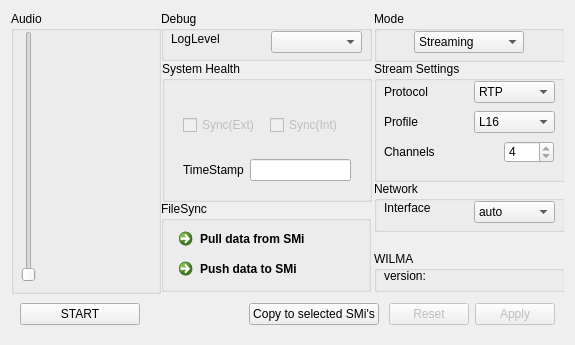
<?xml version="1.0" encoding="UTF-8"?>
<ui version="4.0">
 <class>SMconfig</class>
 <widget class="QDialog" name="SMconfig">
  <property name="geometry">
   <rect>
    <x>0</x>
    <y>0</y>
    <width>571</width>
    <height>345</height>
   </rect>
  </property>
  <property name="windowTitle">
   <string>SMi-settings of ...</string>
  </property>
  <property name="modal">
   <bool>true</bool>
  </property>
  <layout class="QVBoxLayout" name="verticalLayout_2">
   <property name="spacing">
    <number>0</number>
   </property>
   <item>
    <widget class="QWidget" name="frameConfig" native="true">
     <property name="sizePolicy">
      <sizepolicy hsizetype="Preferred" vsizetype="Preferred">
       <horstretch>0</horstretch>
       <verstretch>0</verstretch>
      </sizepolicy>
     </property>
     <property name="autoFillBackground">
      <bool>false</bool>
     </property>
     <layout class="QHBoxLayout" name="horizontalLayout_3">
      <property name="spacing">
       <number>0</number>
      </property>
      <property name="margin">
       <number>0</number>
      </property>
      <item>
       <widget class="QGroupBox" name="frameAudio">
        <property name="sizePolicy">
         <sizepolicy hsizetype="Minimum" vsizetype="Preferred">
          <horstretch>0</horstretch>
          <verstretch>0</verstretch>
         </sizepolicy>
        </property>
        <property name="minimumSize">
         <size>
          <width>150</width>
          <height>0</height>
         </size>
        </property>
        <property name="maximumSize">
         <size>
          <width>150</width>
          <height>16777215</height>
         </size>
        </property>
        <property name="title">
         <string>Audio</string>
        </property>
        <widget class="QSlider" name="gainFader">
         <property name="geometry">
          <rect>
           <x>10</x>
           <y>20</y>
           <width>16</width>
           <height>251</height>
          </rect>
         </property>
         <property name="orientation">
          <enum>Qt::Vertical</enum>
         </property>
        </widget>
        <widget class="qsynthMeter" name="meter" native="true">
         <property name="geometry">
          <rect>
           <x>30</x>
           <y>20</y>
           <width>101</width>
           <height>251</height>
          </rect>
         </property>
        </widget>
       </widget>
      </item>
      <item>
       <widget class="QWidget" name="frameMid" native="true">
        <property name="minimumSize">
         <size>
          <width>213</width>
          <height>0</height>
         </size>
        </property>
        <property name="maximumSize">
         <size>
          <width>213</width>
          <height>16777215</height>
         </size>
        </property>
        <widget class="QGroupBox" name="frameState">
         <property name="geometry">
          <rect>
           <x>1</x>
           <y>50</y>
           <width>210</width>
           <height>141</height>
          </rect>
         </property>
         <property name="minimumSize">
          <size>
           <width>210</width>
           <height>0</height>
          </size>
         </property>
         <property name="title">
          <string>System Health</string>
         </property>
         <layout class="QVBoxLayout" name="verticalLayout">
          <item>
           <widget class="statemeter" name="statemeter" native="true"/>
          </item>
          <item>
           <widget class="QWidget" name="frameSync" native="true">
            <layout class="QHBoxLayout" name="horizontalLayout">
             <item>
              <widget class="QCheckBox" name="stateSyncExt">
               <property name="enabled">
                <bool>false</bool>
               </property>
               <property name="text">
                <string>Sync(Ext)</string>
               </property>
               <property name="checkable">
                <bool>true</bool>
               </property>
               <property name="checked">
                <bool>false</bool>
               </property>
              </widget>
             </item>
             <item>
              <widget class="QCheckBox" name="stateSyncInt">
               <property name="enabled">
                <bool>false</bool>
               </property>
               <property name="text">
                <string>Sync(Int)</string>
               </property>
               <property name="checkable">
                <bool>true</bool>
               </property>
              </widget>
             </item>
            </layout>
           </widget>
          </item>
          <item>
           <widget class="QWidget" name="frameTimestamp" native="true">
            <layout class="QGridLayout" name="gridLayout">
             <item row="0" column="0">
              <widget class="QLabel" name="label_timestamp">
               <property name="text">
                <string>TimeStamp</string>
               </property>
              </widget>
             </item>
             <item row="0" column="1">
              <widget class="QLineEdit" name="timestamp">
               <property name="frame">
                <bool>true</bool>
               </property>
               <property name="alignment">
                <set>Qt::AlignRight|Qt::AlignTrailing|Qt::AlignVCenter</set>
               </property>
               <property name="readOnly">
                <bool>true</bool>
               </property>
               <property name="placeholderText">
                <string notr="true"/>
               </property>
              </widget>
             </item>
            </layout>
           </widget>
          </item>
         </layout>
        </widget>
        <widget class="QGroupBox" name="frameFileSync">
         <property name="geometry">
          <rect>
           <x>0</x>
           <y>190</y>
           <width>210</width>
           <height>91</height>
          </rect>
         </property>
         <property name="minimumSize">
          <size>
           <width>210</width>
           <height>90</height>
          </size>
         </property>
         <property name="title">
          <string>FileSync</string>
         </property>
         <widget class="QCommandLinkButton" name="pullButton">
          <property name="geometry">
           <rect>
            <x>10</x>
            <y>20</y>
            <width>181</width>
            <height>31</height>
           </rect>
          </property>
          <property name="sizePolicy">
           <sizepolicy hsizetype="Fixed" vsizetype="Fixed">
            <horstretch>0</horstretch>
            <verstretch>0</verstretch>
           </sizepolicy>
          </property>
          <property name="text">
           <string>Pull data from SMi</string>
          </property>
         </widget>
         <widget class="QCommandLinkButton" name="pushButton">
          <property name="enabled">
           <bool>true</bool>
          </property>
          <property name="geometry">
           <rect>
            <x>10</x>
            <y>50</y>
            <width>181</width>
            <height>31</height>
           </rect>
          </property>
          <property name="sizePolicy">
           <sizepolicy hsizetype="Fixed" vsizetype="Fixed">
            <horstretch>0</horstretch>
            <verstretch>0</verstretch>
           </sizepolicy>
          </property>
          <property name="text">
           <string>Push data to SMi</string>
          </property>
         </widget>
        </widget>
        <widget class="QGroupBox" name="frameDebug">
         <property name="geometry">
          <rect>
           <x>0</x>
           <y>0</y>
           <width>211</width>
           <height>50</height>
          </rect>
         </property>
         <property name="title">
          <string>Debug</string>
         </property>
         <widget class="QComboBox" name="debugLevel">
          <property name="geometry">
           <rect>
            <x>110</x>
            <y>20</y>
            <width>91</width>
            <height>22</height>
           </rect>
          </property>
         </widget>
         <widget class="QLabel" name="label_debugLevel">
          <property name="geometry">
           <rect>
            <x>10</x>
            <y>20</y>
            <width>61</width>
            <height>16</height>
           </rect>
          </property>
          <property name="text">
           <string>LogLevel</string>
          </property>
         </widget>
        </widget>
       </widget>
      </item>
      <item>
       <widget class="QWidget" name="frameMode" native="true">
        <property name="minimumSize">
         <size>
          <width>190</width>
          <height>0</height>
         </size>
        </property>
        <property name="maximumSize">
         <size>
          <width>190</width>
          <height>16777215</height>
         </size>
        </property>
        <widget class="QGroupBox" name="frameStreamSettings">
         <property name="geometry">
          <rect>
           <x>0</x>
           <y>50</y>
           <width>191</width>
           <height>121</height>
          </rect>
         </property>
         <property name="title">
          <string>Stream Settings</string>
         </property>
         <widget class="QComboBox" name="streamProtocol">
          <property name="geometry">
           <rect>
            <x>100</x>
            <y>20</y>
            <width>81</width>
            <height>22</height>
           </rect>
          </property>
          <item>
           <property name="text">
            <string>RTP</string>
           </property>
          </item>
         </widget>
         <widget class="QLabel" name="label_streamProtocol">
          <property name="geometry">
           <rect>
            <x>10</x>
            <y>20</y>
            <width>52</width>
            <height>22</height>
           </rect>
          </property>
          <property name="text">
           <string>Protocol</string>
          </property>
         </widget>
         <widget class="QLabel" name="label_streamProfile">
          <property name="geometry">
           <rect>
            <x>10</x>
            <y>50</y>
            <width>52</width>
            <height>22</height>
           </rect>
          </property>
          <property name="text">
           <string>Profile</string>
          </property>
         </widget>
         <widget class="QLabel" name="label_streamChannels">
          <property name="geometry">
           <rect>
            <x>10</x>
            <y>80</y>
            <width>52</width>
            <height>22</height>
           </rect>
          </property>
          <property name="text">
           <string>Channels</string>
          </property>
         </widget>
         <widget class="QSpinBox" name="streamChannels">
          <property name="geometry">
           <rect>
            <x>130</x>
            <y>80</y>
            <width>50</width>
            <height>22</height>
           </rect>
          </property>
          <property name="minimum">
           <number>4</number>
          </property>
          <property name="maximum">
           <number>4</number>
          </property>
         </widget>
         <widget class="QComboBox" name="streamProfile">
          <property name="geometry">
           <rect>
            <x>100</x>
            <y>50</y>
            <width>81</width>
            <height>22</height>
           </rect>
          </property>
          <item>
           <property name="text">
            <string>L16</string>
           </property>
          </item>
         </widget>
        </widget>
        <widget class="QGroupBox" name="frameWILMA">
         <property name="geometry">
          <rect>
           <x>0</x>
           <y>240</y>
           <width>191</width>
           <height>41</height>
          </rect>
         </property>
         <property name="layoutDirection">
          <enum>Qt::LeftToRight</enum>
         </property>
         <property name="title">
          <string>WILMA</string>
         </property>
         <widget class="QLabel" name="label_versionLabel">
          <property name="geometry">
           <rect>
            <x>10</x>
            <y>15</y>
            <width>52</width>
            <height>20</height>
           </rect>
          </property>
          <property name="text">
           <string>version:</string>
          </property>
         </widget>
         <widget class="QLabel" name="label_version">
          <property name="geometry">
           <rect>
            <x>60</x>
            <y>15</y>
            <width>121</width>
            <height>20</height>
           </rect>
          </property>
          <property name="text">
           <string/>
          </property>
         </widget>
        </widget>
        <widget class="QGroupBox" name="frameMode_2">
         <property name="geometry">
          <rect>
           <x>0</x>
           <y>0</y>
           <width>191</width>
           <height>51</height>
          </rect>
         </property>
         <property name="title">
          <string>Mode</string>
         </property>
         <widget class="QComboBox" name="modeSelector">
          <property name="geometry">
           <rect>
            <x>40</x>
            <y>20</y>
            <width>110</width>
            <height>22</height>
           </rect>
          </property>
          <item>
           <property name="text">
            <string>Streaming</string>
           </property>
          </item>
          <item>
           <property name="text">
            <string>Recording</string>
           </property>
          </item>
          <item>
           <property name="text">
            <string>Processing</string>
           </property>
          </item>
          <item>
           <property name="text">
            <string>Nothing</string>
           </property>
          </item>
         </widget>
        </widget>
        <widget class="QGroupBox" name="frameNetwork">
         <property name="geometry">
          <rect>
           <x>0</x>
           <y>170</y>
           <width>191</width>
           <height>51</height>
          </rect>
         </property>
         <property name="minimumSize">
          <size>
           <width>180</width>
           <height>0</height>
          </size>
         </property>
         <property name="title">
          <string>Network</string>
         </property>
         <widget class="QComboBox" name="networkInterface">
          <property name="enabled">
           <bool>true</bool>
          </property>
          <property name="geometry">
           <rect>
            <x>100</x>
            <y>20</y>
            <width>81</width>
            <height>22</height>
           </rect>
          </property>
          <property name="editable">
           <bool>false</bool>
          </property>
          <item>
           <property name="text">
            <string>auto</string>
           </property>
          </item>
         </widget>
         <widget class="QLabel" name="label_networkInterface">
          <property name="geometry">
           <rect>
            <x>10</x>
            <y>20</y>
            <width>52</width>
            <height>13</height>
           </rect>
          </property>
          <property name="text">
           <string>Interface</string>
          </property>
         </widget>
        </widget>
       </widget>
      </item>
     </layout>
    </widget>
   </item>
   <item>
    <widget class="QWidget" name="frameButtons" native="true">
     <property name="sizePolicy">
      <sizepolicy hsizetype="Preferred" vsizetype="Fixed">
       <horstretch>0</horstretch>
       <verstretch>0</verstretch>
      </sizepolicy>
     </property>
     <layout class="QHBoxLayout" name="horizontalLayout_2">
      <property name="spacing">
       <number>0</number>
      </property>
      <item>
       <widget class="QPushButton" name="launchButton">
        <property name="minimumSize">
         <size>
          <width>120</width>
          <height>0</height>
         </size>
        </property>
        <property name="text">
         <string>START</string>
        </property>
        <property name="checkable">
         <bool>true</bool>
        </property>
       </widget>
      </item>
      <item>
       <spacer name="horizontalSpacer_2">
        <property name="orientation">
         <enum>Qt::Horizontal</enum>
        </property>
        <property name="sizeHint" stdset="0">
         <size>
          <width>200</width>
          <height>20</height>
         </size>
        </property>
       </spacer>
      </item>
      <item>
       <widget class="QPushButton" name="copyConfigButton">
        <property name="text">
         <string>Copy to selected SMi's</string>
        </property>
       </widget>
      </item>
      <item>
       <spacer name="horizontalSpacer">
        <property name="orientation">
         <enum>Qt::Horizontal</enum>
        </property>
        <property name="sizeHint" stdset="0">
         <size>
          <width>100</width>
          <height>20</height>
         </size>
        </property>
       </spacer>
      </item>
      <item>
       <widget class="QDialogButtonBox" name="closeButtons">
        <property name="enabled">
         <bool>false</bool>
        </property>
        <property name="orientation">
         <enum>Qt::Horizontal</enum>
        </property>
        <property name="standardButtons">
         <set>QDialogButtonBox::Apply|QDialogButtonBox::Reset</set>
        </property>
       </widget>
      </item>
     </layout>
    </widget>
   </item>
  </layout>
 </widget>
 <customwidgets>
  <customwidget>
   <class>qsynthMeter</class>
   <extends>QWidget</extends>
   <header>qsynthMeter.h</header>
   <container>1</container>
  </customwidget>
  <customwidget>
   <class>statemeter</class>
   <extends>QWidget</extends>
   <header>statemeter.h</header>
   <container>1</container>
  </customwidget>
 </customwidgets>
 <resources/>
 <connections>
  <connection>
   <sender>closeButtons</sender>
   <signal>accepted()</signal>
   <receiver>SMconfig</receiver>
   <slot>accept()</slot>
   <hints>
    <hint type="sourcelabel">
     <x>248</x>
     <y>254</y>
    </hint>
    <hint type="destinationlabel">
     <x>157</x>
     <y>274</y>
    </hint>
   </hints>
  </connection>
  <connection>
   <sender>closeButtons</sender>
   <signal>rejected()</signal>
   <receiver>SMconfig</receiver>
   <slot>reject()</slot>
   <hints>
    <hint type="sourcelabel">
     <x>316</x>
     <y>260</y>
    </hint>
    <hint type="destinationlabel">
     <x>286</x>
     <y>274</y>
    </hint>
   </hints>
  </connection>
 </connections>
</ui>
